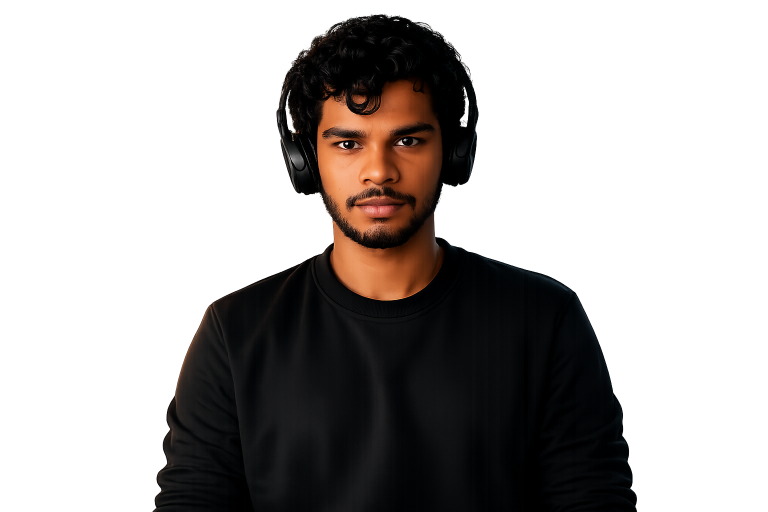
#> input picture assets/me.png, 1536 x 1024 px (shown at 1/2 size)
$ python img2ascii.py
#> lines starting #> are read from the running program, lines starting #| are printed output that depends on the picture
import sys
try:
    from PIL import Image
except ImportError:
    import subprocess
    subprocess.check_call([sys.executable, "-m", "pip", "install", "pillow"])
    from PIL import Image

def image_to_ascii(image_path, width=45):
    # characters from dark to light
#> called with image_path = 'assets/me.png', width = 45
    chars = ["@", "%", "#", "*", "+", "=", "-", ":", ".", " "]

    try:
        img = Image.open(image_path).convert('L')
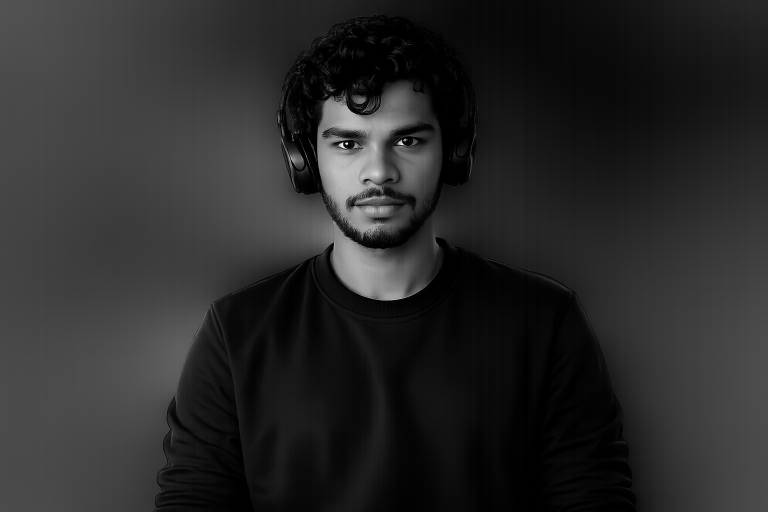
#> img: PIL image 1536x1024 L (shown at 1/2 size); min 0, max 255, mean 41.8
    except Exception as e:
        print(f"Error: {e}")
        return

    # Resize
    w, h = img.size
#> w = 1536; h = 1024
    aspect_ratio = h / float(w)
#> aspect_ratio = 0.667
    # Monospace fonts in SVG usually have a height/width ratio of ~ 1.66
    new_height = int(width * aspect_ratio * 0.6)
#> new_height = 18
    img = img.resize((width, new_height))
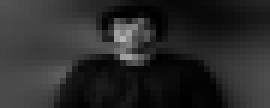
#> img: PIL image 45x18 L (shown 6 times larger); min 0, max 181, mean 41.8

    pixels = img.getdata()
    ascii_str = ""
    for pixel in pixels:
        # 256 / len(chars) = 25.6
        index = int(pixel / 25.6)
        if index >= len(chars): index = len(chars)-1
        ascii_str += chars[index]
#> this loop made 810 passes
#> (pixel, ascii_str) on passes 1 to 3: (81, '*'), (80, '**'), (78, '***')

    # Format to string with newlines
    ascii_img = ""
    for i in range(0, len(ascii_str), width):
        ascii_img += ascii_str[i:i+width] + "\n"
#> this loop made 18 passes
#> i on passes 2 to 13: 45, 90, 135, 180, 225, 270, 315, 360, 405, 450, 495, 540

    print(ascii_img)

if __name__ == "__main__":
    image_to_ascii("assets/me.png")

$ run again, with assets/hero101.png copied over assets/me.png
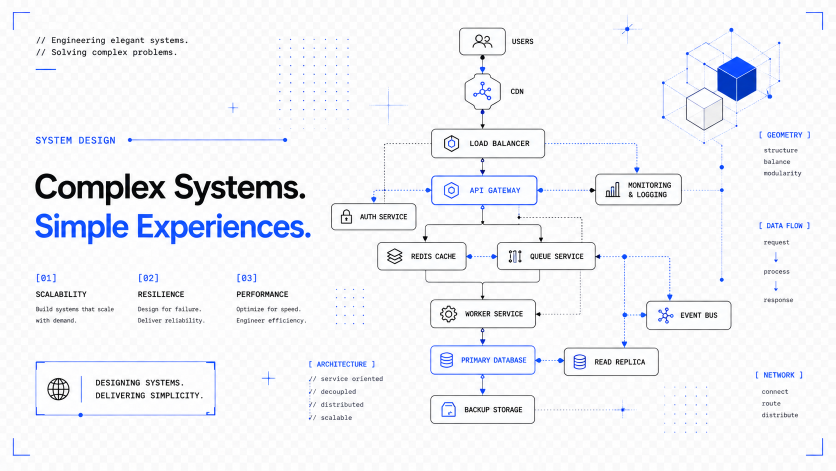
#> input picture assets/hero101.png, 1672 x 941 px (shown at 1/2 size)
#> in image_to_ascii, `img = Image.open(image_path).convert('L')`:
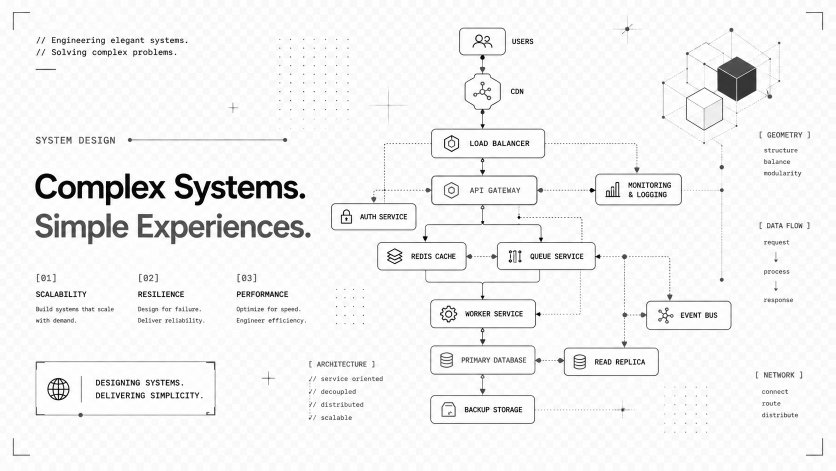
#> img: PIL image 1672x941 L (shown at 1/2 size); min 0, max 255, mean 242.7
#> the loop in image_to_ascii, `for pixel in pixels:` made 675 passes
#> (pixel, ascii_str) on passes 1 to 3: (245, ' '), (247, '  '), (251, '   ')
#> the loop in image_to_ascii, `for i in range(0, len(ascii_str), width):` made 15 passes
#> i on passes 2 to 9: 45, 90, 135, 180, 225, 270, 315, 360
